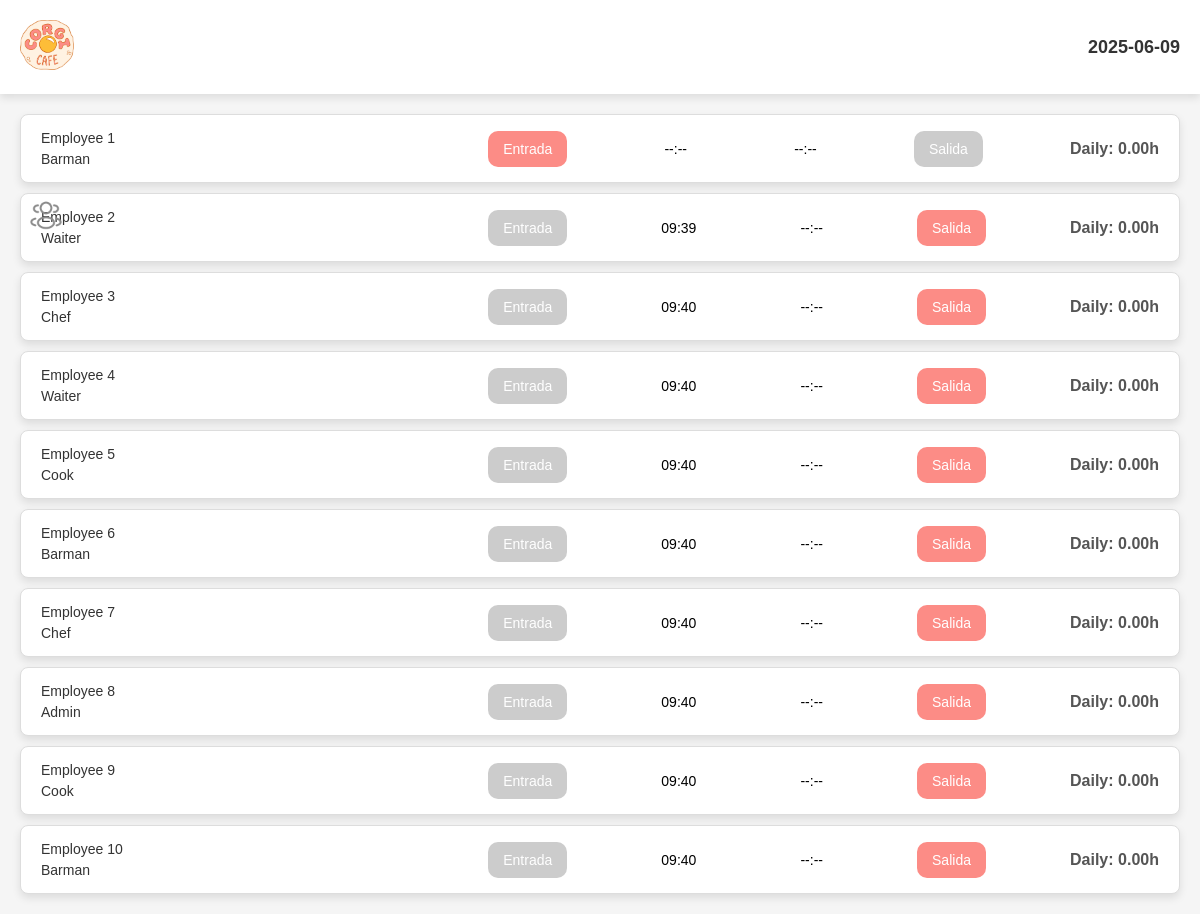
The app's page /board (signed in) with its own data.
### models.py (models this page shows)
class Employee(db.Model):
    id = db.Column(db.Integer, primary_key=True)
    full_name = db.Column(db.String(100), nullable=False)
    nie = db.Column(db.String(20), unique=True, nullable=False)
    position = db.Column(db.String(50))
    phone = db.Column(db.String(20))
    email = db.Column(db.String(120), unique=True)
    start_date = db.Column(db.Date)
    end_date = db.Column(db.Date)
    section = db.Column(db.String(50))
    work_start_time = db.Column(db.Time)
    work_end_time = db.Column(db.Time)
    days_per_week = db.Column(db.Integer, nullable=True)

### routes/dashboard.py (the view)
@dashboard_bp.route("/board")
@role_required(["worker", "admin"])
def board():
    try:
        today = date.today()
        employees = Employee.query.all()
        dashboard_data = []
        for employee in employees:
            work_log = WorkLog.query.filter_by(
                employee_id=employee.id, log_date=today
            ).first()
            if not work_log:
                work_log = WorkLog(
                    employee_id=employee.id, log_date=today, worked_hours=0.0
                )
                db.session.add(work_log)
                db.session.commit()
            dashboard_data.append(
                {
                    "employee": employee,
                    "check_in_time": (
                        work_log.check_in_time.strftime("%H:%M")
                        if work_log.check_in_time
                        else "--:--"
                    ),
                    "check_out_time": (
                        work_log.check_out_time.strftime("%H:%M")
                        if work_log.check_out_time
                        else "--:--"
                    ),
                    "daily_hours": round(work_log.worked_hours or 0, 2),
                }
            )
            print("💡 TEMPLATE PATH:", current_app.template_folder)
            print("📁 TEMPLATES DIR LISTING:", os.listdir(current_app.template_folder))
        return render_template(
            "board.html", dashboard_data=dashboard_data, current_date=today
        )
    except Exception as e:
        logger.error(f"❌ Error in board: {e}")  # Use logger
        return jsonify({"error": str(e)}), 500

### routes/auth.py (called while the page is built, shortened)
def role_required(allowed_roles):
    def decorator(func):
        @wraps(func)
        def wrapper(*args, **kwargs):
            user_role = session.get("role")
            return func(*args, **kwargs)
        return wrapper
    return decorator

### templates/board.html (shortened to what this page needs)
<!DOCTYPE html>
<html lang="en">
<head>
    <link rel="stylesheet" href="{{ url_for('static', filename='css/board.css') }}">
</head>
<body>
    <div class="left-block">
        <a href="/dashboard">
            <img src="{{ url_for('static', filename='images/img_1.png') }}" alt="work">
        </a>
    </div>
    <div class="header">
        <div class="logo">
            <img src="{{ url_for('static', filename='images/logo.png') }}" alt="Corgi Cafe Logo">
        </div>
        <div class="current-date">
            {{ current_date }}
        </div>
    </div>
    <div class="dashboard-container">
        {% for data in dashboard_data %}
        <div class="employee-card">
            <div class="employee-info">
                <span class="employee-name">{{ data.employee.full_name }}</span>
                <span class="employee-position">{{ data.employee.position }}</span>
            </div>
            <div class="check-actions">
                <button
                    class="check-in-btn {{ 'disabled' if data.check_in_time != '--:--' }}"
                    data-id="{{ data.employee.id }}"
                    {% if data.check_in_time != '--:--' %}disabled{% endif %}>
                    Entrada
                </button>
                <span id="check-in-time-{{ data.employee.id }}" class="time-display">
                    {{ data.check_in_time }}
                </span>
                <span id="check-out-time-{{ data.employee.id }}" class="time-display">
                    {{ data.check_out_time }}
                </span>
                <button
                    class="check-out-btn {{ 'disabled' if data.check_in_time == '--:--' or data.check_out_time != '--:--' }}"
                    data-id="{{ data.employee.id }}"
                    {% if data.check_in_time == '--:--' or data.check_out_time != '--:--' %}disabled{% endif %}>
                    Salida
                </button>
                <span id="daily-hours-{{ data.employee.id }}" class="daily-hours">
                    Daily: {{ "%.2f" | format(data.daily_hours) }}h
                </span>
            </div>
        </div>
        {% endfor %}
    </div>
</body>
</html>

### static/css/board.css (style rules this page uses)
body { font-family: 'Arial', sans-serif; margin: 0; padding: 0; background-color: #f5f5f5; }
.header { display: flex; justify-content: space-between; align-items: center; padding: 20px; background-color: white; box-shadow: 0 4px 8px rgba(0, 0, 0, 0.1); }
.header .logo img { height: 50px; }
.current-date { font-size: 18px; font-weight: bold; color: #333; }
.dashboard-container { max-width: 1200px; margin: 20px auto; padding: 0 20px; }
.employee-card { display: flex; justify-content: space-between; align-items: center; padding: 15px 20px; margin-bottom: 10px; background-color: white; border: 1px solid #ddd; border-radius: 8px; box-shadow: 0 4px 8px rgba(0, 0, 0, 0.1); }
.employee-info { flex: 2; display: flex; flex-direction: column; gap: 5px; }
.employee-info span { font-size: 14px; color: #333; }
.check-actions { flex: 3; display: flex; align-items: center; justify-content: space-between; }
button { padding: 10px 15px; font-size: 14px; border: none; border-radius: 4px; cursor: pointer; transition: background-color 0.3s; }
.check-in-btn { background-color: #FC8C86; border-radius: 10px; color: white; }
.check-in-btn.disabled { background-color: #ccc; cursor: not-allowed; }
.check-out-btn { background-color: #FC8C86; border-radius: 10px; color: white; }
.check-out-btn.disabled { background-color: #ccc; cursor: not-allowed; }
.time-display { font-size: 14px; margin: 0 10px; }
.daily-hours { font-weight: bold; color: #555; }

### templates/board.html (style rules this page uses)
.left-block { position: absolute; top: 200px; left: 30px; }
.left-block a { text-decoration: none; display: inline-block; background-color: transparent; border: none; }
.left-block img { width: 32px; height: 32px; transition: transform 0.3s ease; }

### records on screen
Employee: employee.full_name "Employee 1", employee.position "Barman"
Employee: employee.full_name "Employee 2", employee.position "Waiter"
Employee: employee.full_name "Employee 3", employee.position "Chef"
Employee: employee.full_name "Employee 4", employee.position "Waiter"
Employee: employee.full_name "Employee 5", employee.position "Cook"
Employee: employee.full_name "Employee 6", employee.position "Barman"
Employee: employee.full_name "Employee 7", employee.position "Chef"
Employee: employee.full_name "Employee 8", employee.position "Admin"
Employee: employee.full_name "Employee 9", employee.position "Cook"
Employee: employee.full_name "Employee 10", employee.position "Barman"

### other values on screen
{{ data.check_in_time }} "--:--" "09:39" "09:40" "09:40" "09:40" "09:40" "09:40" "09:40" "09:40" "09:40"
{{ data.check_out_time }} "--:--" "--:--" "--:--" "--:--" "--:--" "--:--" "--:--" "--:--" "--:--" "--:--"
{{ "%.2f" | format(data.daily_hours) }} "0.00" "0.00" "0.00" "0.00" "0.00" "0.00" "0.00" "0.00" "0.00" "0.00"
